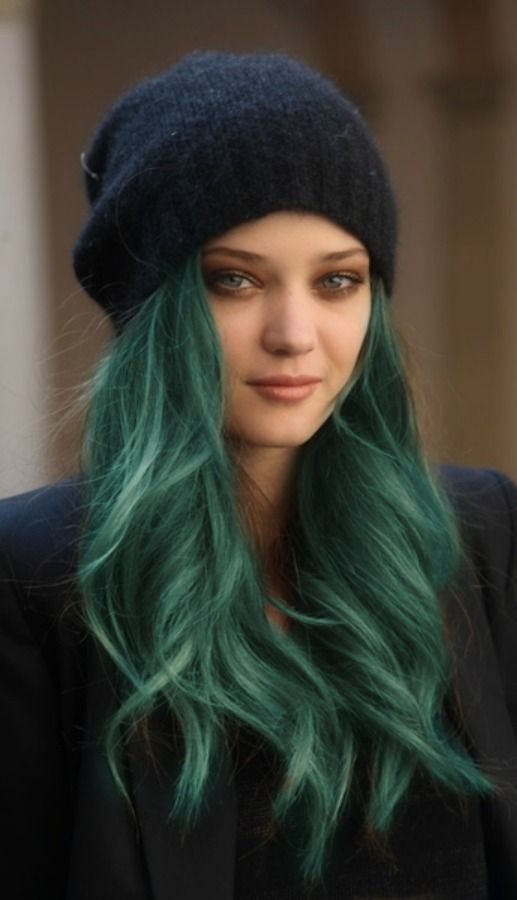
#> input picture Week 6/green hair girl.jpg, 517 x 900 px
$ python PEskeleton.py   (older library calls are emulated)
#> lines starting #> are read from the running program, lines starting #| are printed output that depends on the picture
from math import factorial
import matplotlib.pyplot as plt
from scipy import misc, ndimage


#Question 1
def compute_e_within_error(err):
#> called with err = 0.99
    e_test, e_test2, counter = 0, 0, 0
    while True:
        e_test += 1/(factorial(counter))
        e_test2 = e_test + 1/(factorial(counter+1))
        counter += 1
        if e_test2 - e_test < err:
            print(counter)
            return e_test

# For your own testing and debugging
e = compute_e_within_error(0.99)
print('e = ' + str(e))

e = compute_e_within_error(0.01)
print('e = '+str(e))

e = compute_e_within_error(0.0000000000000000001)
print('e = '+str(e))

############################################################################
                            ###Seperator###
############################################################################


#Question 2
#import matplotlib.pyplot as plt

#This is not a good habit to declare global variables like this
#But just for our class assignments, let's do this at the moment
original_wave_sample = [0, 3, 7, 14, 18, 24, 23, 29, 28, 30, 32, 35, 31, 34, 32, 30, 25, 25, 24, 23, 18, 14, 15, 14, 12, 12, 7, 8, 10, 9, 5, 8, 8, 8, 8, 5, 6, 4, 2, 2, 3, -1, -5, -4, -9, -9, -14, -16, -17, -18, -23, -24, -25, -25, -23, -20, -20, -16, -17, -11, -7, -7, 0, 3, 6, 8, 15, 18, 19, 24, 27, 24, 28, 25, 29, 27, 26, 22, 20, 16, 13, 13, 11, 7, 4, 0, 0, 0, 0, -3, -6, -6, -7, -6, -5, -7, -6, -6, -6, -6, -7, -9, -13, -11, -17, -16, -22, -24, -23, -27, -29, -30, -34, -33, -34, -37, -34, -32, -33, -28, -28, -23, -18, -13, -10, -8, 0, 3, 10, 12, 15, 22, 22, 27, 29, 31, 31, 29, 31, 27, 26, 27, 24, 20, 17, 17, 14, 11, 12, 8, 6, 5, 8, 6, 3, 6, 7, 4, 7, 6, 7, 6, 5, 4, 2, 0, -2, -3, -6, -7, -12, -14, -16, -15, -18, -21, -22, -23, -26, -26, -22, -23, -21, -18, -13, -9, -8, -3, -1, 6, 10, 12, 17, 20, 23, 25, 28, 30, 30, 30, 27, 25, 26, 24, 19, 18, 17, 12, 12, 8, 7, 4, 0, -2, -2, -1, -1, -6, -4, -4, -3, -5, -7, -8, -5, -5, -7, -10, -10, -12, -17, -17, -22, -21, -25, -29, -29, -32, -35, -34, -32, -33, -33, -33, -33, -28, -24, -22, -18, -15, -9, -6, 0, 6, 9, 11, 16, 22, 22, 24, 25, 29, 30, 31, 28, 29, 27, 22, 22, 20, 16, 17, 15, 14, 10, 10, 6, 8, 4, 4, 7, 4, 7, 7, 6, 6, 3, 7, 2, 2, 4, 1, 0, -2, -3, -7, -8, -13, -14, -16]

#uncomment this for your own debugging and testing
#you should not submit this part to the coursemology

#plt.plot(original_wave_sample)
#plt.show()

def filter_wave(wave):
    new_sig_l = [wave[0]]
    L = len(wave)
    for i in range(1, L-2):
        new_sig = (wave[i-1] * 0.2) + (wave[i]*0.6) + (wave[i+1]*0.2)
        new_sig_l.append(new_sig)
    return new_sig_l


def filter_wave_n(wave,n):
    new_sig_l = wave
    for i in range(0,n):
        new_sig_l = filter_wave(new_sig_l)
        print(new_sig_l)
    return new_sig_l


#uncomment this for your own debugging and testing
#you should not submit this part to the coursemology
#you should not submit this part to the coursemology
#you should not submit this part to the coursemology
#you should not submit this part to the coursemology
"""
new_wave = filter_wave(original_wave_sample)
plt.plot(new_wave)
plt.show()

new_wave = filter_wave_n(original_wave_sample,10)

plt.plot(new_wave)
plt.show()

"""
############################################################################
                            ###Seperator###
############################################################################

#Question 3
from scipy import misc,ndimage
import matplotlib.pyplot as plt
import numpy as np


def dye_hair(filename):
#> called with filename = 'green hair girl.jpg'
    pic = misc.imread(filename)
#> pic is the input picture: shape (900, 517, 3); mean R, G, B 57.5, 58.3, 49.9
    pic2 = misc.imread(filename)
    print(pic.shape)
#| (900, 517, 3)
    for i in range(pic.shape[0]):
        for j in range(pic.shape[1]):
            if pic[i,j][1] > pic[i,j][0] and pic[i,j][1] > pic[i,j][2]:
                pic2[i,j] = [pic[i,j][0]*2, pic[i,j][1]*.2, pic[i,j][2]*.8]
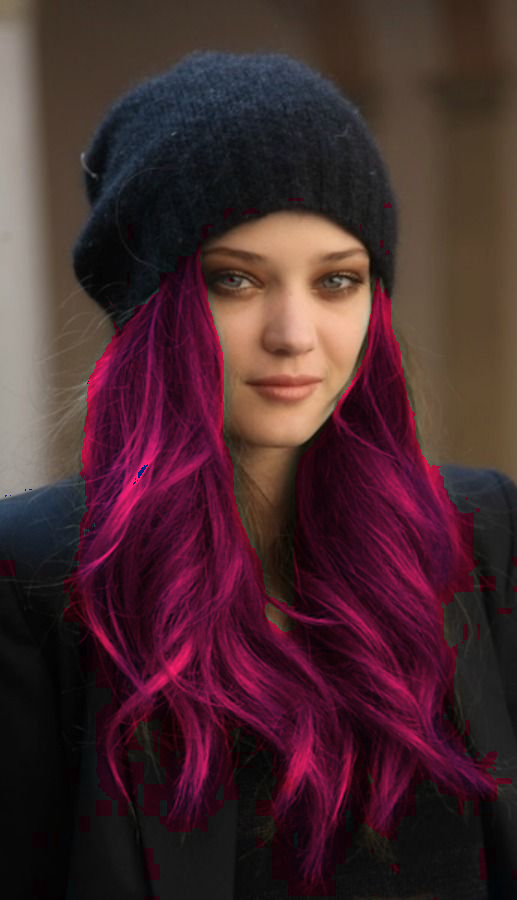
#> pic2: shape (900, 517, 3); mean R, G, B 70.5, 41.5, 46.3
    plt.figure(1)
    plt.imshow(pic)
    plt.figure(2)
    plt.imshow(pic2)
    plt.show()
dye_hair('green hair girl.jpg')
"""
cat_pic = misc.imread('cute cat.jpg')
cat_pic.shape
cat_pic2 = cat_pic[150:400, 150:400, :]
rotate_cat = ndimage.rotate(cat_pic, 45)
rotate_face_noreshape = ndimage.rotate(cat_pic, 45, reshape=False)

for i in range(cat_pic.shape[0]):
    for j in range(cat_pic.shape[1]):
        if j < cat_pic.shape[1]/2:
            cat_pic[i][j]= 255-cat_pic[i][j]

plt.imshow(cat_pic)
plt.show()

dye_hair('green hair girl.jpg')
"""
